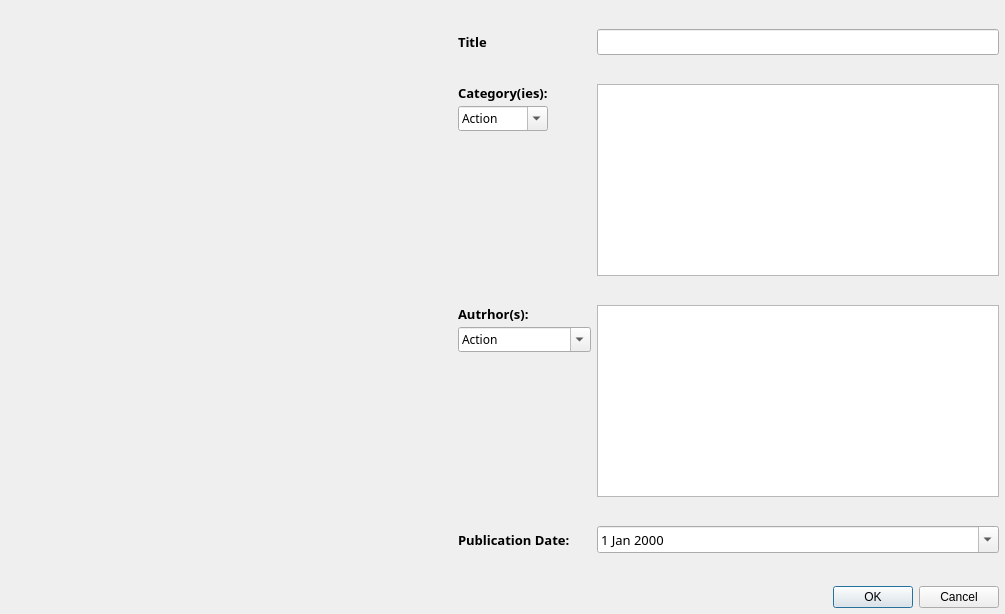
<?xml version="1.0" encoding="UTF-8"?>
<ui version="4.0">
 <class>BookAddDialog</class>
 <widget class="QWidget" name="BookAddDialog">
  <property name="geometry">
   <rect>
    <x>0</x>
    <y>0</y>
    <width>1005</width>
    <height>614</height>
   </rect>
  </property>
  <property name="windowTitle">
   <string>Form</string>
  </property>
  <layout class="QVBoxLayout" name="verticalLayout_3">
   <property name="leftMargin">
    <number>6</number>
   </property>
   <property name="topMargin">
    <number>6</number>
   </property>
   <property name="rightMargin">
    <number>6</number>
   </property>
   <property name="bottomMargin">
    <number>6</number>
   </property>
   <item>
    <layout class="QHBoxLayout" name="horizontalLayout" stretch="15,0,20">
     <item>
      <widget class="QLabel" name="label">
       <property name="styleSheet">
        <string notr="true">image: url(:/resources/images/MartinIdenCover.jpg);</string>
       </property>
       <property name="text">
        <string/>
       </property>
      </widget>
     </item>
     <item>
      <spacer name="horizontalSpacer">
       <property name="orientation">
        <enum>Qt::Horizontal</enum>
       </property>
       <property name="sizeHint" stdset="0">
        <size>
         <width>40</width>
         <height>20</height>
        </size>
       </property>
      </spacer>
     </item>
     <item>
      <layout class="QFormLayout" name="formLayout">
       <property name="labelAlignment">
        <set>Qt::AlignLeading|Qt::AlignLeft|Qt::AlignTop</set>
       </property>
       <item row="0" column="0">
        <widget class="QLabel" name="titleLabel">
         <property name="font">
          <font>
           <family>Montserrat</family>
           <pointsize>10</pointsize>
           <bold>true</bold>
          </font>
         </property>
         <property name="text">
          <string>Title</string>
         </property>
        </widget>
       </item>
       <item row="0" column="1">
        <widget class="QLineEdit" name="titleLineEdit">
         <property name="font">
          <font>
           <family>Montserrat</family>
           <pointsize>10</pointsize>
          </font>
         </property>
        </widget>
       </item>
       <item row="1" column="0">
        <layout class="QVBoxLayout" name="verticalLayout_2">
         <property name="spacing">
          <number>4</number>
         </property>
         <item>
          <widget class="QLabel" name="categoriesLabel">
           <property name="sizePolicy">
            <sizepolicy hsizetype="Preferred" vsizetype="Fixed">
             <horstretch>0</horstretch>
             <verstretch>0</verstretch>
            </sizepolicy>
           </property>
           <property name="font">
            <font>
             <family>Montserrat</family>
             <pointsize>10</pointsize>
             <bold>true</bold>
            </font>
           </property>
           <property name="text">
            <string>Category(ies):</string>
           </property>
          </widget>
         </item>
         <item>
          <widget class="QComboBox" name="categoriesComboBox">
           <property name="font">
            <font>
             <family>Montserrat</family>
             <pointsize>9</pointsize>
             <stylestrategy>PreferAntialias</stylestrategy>
            </font>
           </property>
           <property name="editable">
            <bool>true</bool>
           </property>
           <property name="insertPolicy">
            <enum>QComboBox::NoInsert</enum>
           </property>
           <item>
            <property name="text">
             <string>Action</string>
            </property>
           </item>
           <item>
            <property name="text">
             <string>Flash</string>
            </property>
           </item>
           <item>
            <property name="text">
             <string>Something</string>
            </property>
           </item>
           <item>
            <property name="text">
             <string>Anything</string>
            </property>
           </item>
           <item>
            <property name="text">
             <string>For</string>
            </property>
           </item>
           <item>
            <property name="text">
             <string>Comedy</string>
            </property>
           </item>
          </widget>
         </item>
        </layout>
       </item>
       <item row="1" column="1">
        <widget class="QListWidget" name="categoriesListWidget">
         <property name="font">
          <font>
           <family>Montserrat</family>
           <pointsize>10</pointsize>
          </font>
         </property>
        </widget>
       </item>
       <item row="2" column="0">
        <layout class="QVBoxLayout" name="verticalLayout">
         <property name="spacing">
          <number>4</number>
         </property>
         <item>
          <widget class="QLabel" name="authorsTitle">
           <property name="sizePolicy">
            <sizepolicy hsizetype="Preferred" vsizetype="Fixed">
             <horstretch>0</horstretch>
             <verstretch>0</verstretch>
            </sizepolicy>
           </property>
           <property name="font">
            <font>
             <family>Montserrat</family>
             <pointsize>10</pointsize>
             <bold>true</bold>
            </font>
           </property>
           <property name="text">
            <string>Autrhor(s):</string>
           </property>
          </widget>
         </item>
         <item>
          <widget class="QComboBox" name="authorsComboBox">
           <property name="font">
            <font>
             <family>Montserrat</family>
             <pointsize>9</pointsize>
             <stylestrategy>PreferAntialias</stylestrategy>
            </font>
           </property>
           <property name="editable">
            <bool>true</bool>
           </property>
           <property name="insertPolicy">
            <enum>QComboBox::NoInsert</enum>
           </property>
           <item>
            <property name="text">
             <string>Action</string>
            </property>
           </item>
           <item>
            <property name="text">
             <string>Flash</string>
            </property>
           </item>
           <item>
            <property name="text">
             <string>Something</string>
            </property>
           </item>
           <item>
            <property name="text">
             <string>Anything</string>
            </property>
           </item>
           <item>
            <property name="text">
             <string>For</string>
            </property>
           </item>
           <item>
            <property name="text">
             <string>Comedy</string>
            </property>
           </item>
           <item>
            <property name="text">
             <string>New Item</string>
            </property>
           </item>
           <item>
            <property name="text">
             <string>Jack London</string>
            </property>
           </item>
           <item>
            <property name="text">
             <string>Family Guy</string>
            </property>
           </item>
           <item>
            <property name="text">
             <string>Alexander Pushkin</string>
            </property>
           </item>
          </widget>
         </item>
        </layout>
       </item>
       <item row="2" column="1">
        <widget class="QListWidget" name="authorsListWidget">
         <property name="font">
          <font>
           <family>Montserrat</family>
           <pointsize>10</pointsize>
          </font>
         </property>
        </widget>
       </item>
       <item row="3" column="0">
        <widget class="QLabel" name="publicationDateLabel">
         <property name="font">
          <font>
           <family>Montserrat</family>
           <pointsize>10</pointsize>
           <bold>true</bold>
          </font>
         </property>
         <property name="text">
          <string>Publication Date:</string>
         </property>
        </widget>
       </item>
       <item row="3" column="1">
        <widget class="QDateEdit" name="dateEdit">
         <property name="font">
          <font>
           <family>Montserrat</family>
           <pointsize>10</pointsize>
          </font>
         </property>
         <property name="styleSheet">
          <string notr="true"/>
         </property>
         <property name="calendarPopup">
          <bool>true</bool>
         </property>
        </widget>
       </item>
      </layout>
     </item>
    </layout>
   </item>
   <item>
    <widget class="QDialogButtonBox" name="buttonBox">
     <property name="styleSheet">
      <string notr="true"/>
     </property>
     <property name="standardButtons">
      <set>QDialogButtonBox::Cancel|QDialogButtonBox::Ok</set>
     </property>
    </widget>
   </item>
  </layout>
 </widget>
 <tabstops>
  <tabstop>titleLineEdit</tabstop>
  <tabstop>categoriesComboBox</tabstop>
  <tabstop>authorsComboBox</tabstop>
  <tabstop>dateEdit</tabstop>
  <tabstop>categoriesListWidget</tabstop>
  <tabstop>authorsListWidget</tabstop>
 </tabstops>
 <resources/>
 <connections/>
</ui>
